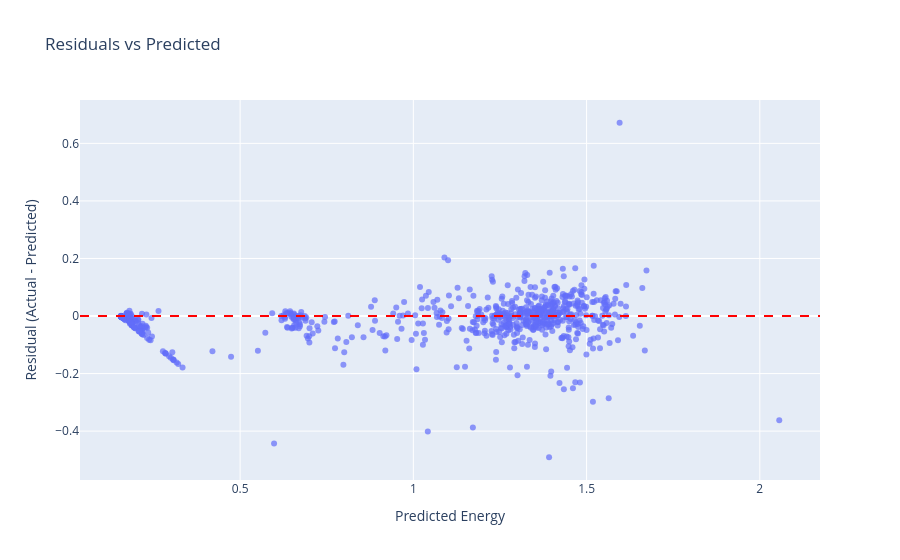

Notebook cell for this chart:
### Code cell
# Compute residuals
residuals = y_test - y_test_pred

# Create DataFrame for Plotly
res_df = pd.DataFrame({
    "Predicted": y_test_pred,
    "Residuals": residuals
}, index=y_test.index)

# Plot
fig = px.scatter(
    res_df,
    x="Predicted",
    y="Residuals",
    title="Residuals vs Predicted",
    labels={
        "Predicted": "Predicted Energy",
        "Residuals": "Residual (Actual - Predicted)"
    },
    opacity=0.7
)

# Add horizontal zero line
fig.add_hline(y=0, line_dash="dash", line_color="red")

fig.show()

### Figure 1 — Plotly figure (JSON) as saved in the notebook; plotly's stock layout.template omitted (floating-point values rounded to 4 significant figures; data arrays with more than 128 entries replaced by an {"elided": "..."} marker saying what was removed)
{"data": [{"hovertemplate": "Predicted Energy=%{x}<br>Residual (Actual - Predicted)=%{y}<extra></extra>", "legendgroup": "", "marker": {"color": "#636efa", "opacity": 0.7, "symbol": "circle"}, "mode": "markers", "name": "", "orientation": "v", "showlegend": false, "type": "scatter", "x": {"elided": "732 float values"}, "xaxis": "x", "y": {"elided": "732 float values"}, "yaxis": "y"}], "layout": {"legend": {"tracegroupgap": 0}, "shapes": [{"line": {"color": "red", "dash": "dash"}, "type": "line", "x0": 0, "x1": 1, "xref": "x domain", "y0": 0, "y1": 0, "yref": "y"}], "title": {"text": "Residuals vs Predicted"}, "xaxis": {"anchor": "y", "domain": [0, 1], "title": {"text": "Predicted Energy"}}, "yaxis": {"anchor": "x", "domain": [0, 1], "title": {"text": "Residual (Actual - Predicted)"}}}}
